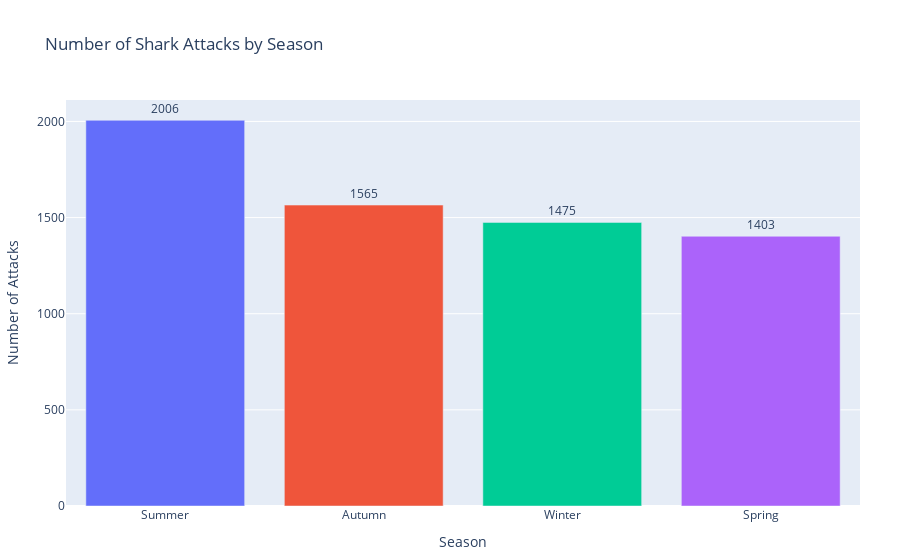

The notebook cell this image was saved under:
### Code cell
import plotly.express as px

#Number of attacks per season
season_counts = df['Season'].value_counts().reset_index()
season_counts.columns = ['Season', 'Number of Attacks']

#create an interactive bar chart
fig = px.bar(season_counts,
             x='Season',
             y='Number of Attacks',
             color='Season',
             title='Number of Shark Attacks by Season',
             text='Number of Attacks')

#Layout adjustments
fig.update_traces(textposition='outside')
fig.update_layout(xaxis_title='Season',
                  yaxis_title='Number of Attacks',
                  showlegend=False,
                  margin=dict(t=100, b=40, l=60, r=40))
fig.show()

### Figure 1 — Plotly figure (JSON) as saved in the notebook; plotly's stock layout.template omitted (floating-point values rounded to 4 significant figures)
{"data": [{"alignmentgroup": "True", "hovertemplate": "Season=%{x}<br>Number of Attacks=%{text}<extra></extra>", "legendgroup": "Summer", "marker": {"color": "#636efa", "pattern": {"shape": ""}}, "name": "Summer", "offsetgroup": "Summer", "orientation": "v", "showlegend": true, "text": [2006], "textposition": "outside", "type": "bar", "x": ["Summer"], "xaxis": "x", "y": [2006], "yaxis": "y"}, {"alignmentgroup": "True", "hovertemplate": "Season=%{x}<br>Number of Attacks=%{text}<extra></extra>", "legendgroup": "Autumn", "marker": {"color": "#EF553B", "pattern": {"shape": ""}}, "name": "Autumn", "offsetgroup": "Autumn", "orientation": "v", "showlegend": true, "text": [1565], "textposition": "outside", "type": "bar", "x": ["Autumn"], "xaxis": "x", "y": [1565], "yaxis": "y"}, {"alignmentgroup": "True", "hovertemplate": "Season=%{x}<br>Number of Attacks=%{text}<extra></extra>", "legendgroup": "Winter", "marker": {"color": "#00cc96", "pattern": {"shape": ""}}, "name": "Winter", "offsetgroup": "Winter", "orientation": "v", "showlegend": true, "text": [1475], "textposition": "outside", "type": "bar", "x": ["Winter"], "xaxis": "x", "y": [1475], "yaxis": "y"}, {"alignmentgroup": "True", "hovertemplate": "Season=%{x}<br>Number of Attacks=%{text}<extra></extra>", "legendgroup": "Spring", "marker": {"color": "#ab63fa", "pattern": {"shape": ""}}, "name": "Spring", "offsetgroup": "Spring", "orientation": "v", "showlegend": true, "text": [1403], "textposition": "outside", "type": "bar", "x": ["Spring"], "xaxis": "x", "y": [1403], "yaxis": "y"}], "layout": {"barmode": "relative", "legend": {"title": {"text": "Season"}, "tracegroupgap": 0}, "margin": {"b": 40, "l": 60, "r": 40, "t": 100}, "showlegend": false, "title": {"text": "Number of Shark Attacks by Season"}, "xaxis": {"anchor": "y", "categoryarray": ["Summer", "Autumn", "Winter", "Spring"], "categoryorder": "array", "domain": [0, 1], "title": {"text": "Season"}}, "yaxis": {"anchor": "x", "domain": [0, 1], "title": {"text": "Number of Attacks"}}}}
